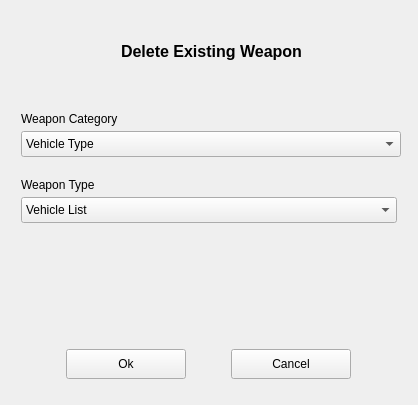
<?xml version="1.0" encoding="UTF-8"?>
<ui version="4.0">
 <class>DeleteWeaponDialog</class>
 <widget class="QWidget" name="DeleteWeaponDialog">
  <property name="geometry">
   <rect>
    <x>0</x>
    <y>0</y>
    <width>418</width>
    <height>405</height>
   </rect>
  </property>
  <property name="minimumSize">
   <size>
    <width>418</width>
    <height>405</height>
   </size>
  </property>
  <property name="maximumSize">
   <size>
    <width>418</width>
    <height>405</height>
   </size>
  </property>
  <property name="windowTitle">
   <string>Delete Weapon</string>
  </property>
  <layout class="QGridLayout" name="gridLayout_2">
   <item row="0" column="0">
    <layout class="QVBoxLayout" name="verticalLayout">
     <property name="spacing">
      <number>5</number>
     </property>
     <property name="leftMargin">
      <number>10</number>
     </property>
     <property name="topMargin">
      <number>0</number>
     </property>
     <property name="rightMargin">
      <number>10</number>
     </property>
     <property name="bottomMargin">
      <number>10</number>
     </property>
     <item>
      <layout class="QHBoxLayout" name="horizontalLayout_2">
       <property name="spacing">
        <number>10</number>
       </property>
       <property name="leftMargin">
        <number>10</number>
       </property>
       <property name="topMargin">
        <number>0</number>
       </property>
       <property name="rightMargin">
        <number>10</number>
       </property>
       <property name="bottomMargin">
        <number>0</number>
       </property>
       <item>
        <widget class="QLabel" name="mDialogGraphic">
         <property name="minimumSize">
          <size>
           <width>80</width>
           <height>80</height>
          </size>
         </property>
         <property name="maximumSize">
          <size>
           <width>80</width>
           <height>80</height>
          </size>
         </property>
         <property name="text">
          <string/>
         </property>
         <property name="pixmap">
          <pixmap resource="resources/icons.qrc">:/icons/Light/64x64/weapon.png</pixmap>
         </property>
         <property name="scaledContents">
          <bool>true</bool>
         </property>
        </widget>
       </item>
       <item>
        <widget class="QLabel" name="label_2">
         <property name="minimumSize">
          <size>
           <width>0</width>
           <height>80</height>
          </size>
         </property>
         <property name="maximumSize">
          <size>
           <width>16777215</width>
           <height>80</height>
          </size>
         </property>
         <property name="font">
          <font>
           <pointsize>12</pointsize>
           <weight>75</weight>
           <bold>true</bold>
          </font>
         </property>
         <property name="text">
          <string>Delete Existing Weapon</string>
         </property>
        </widget>
       </item>
      </layout>
     </item>
     <item>
      <widget class="QLabel" name="VehicleCategoryLabel">
       <property name="minimumSize">
        <size>
         <width>0</width>
         <height>30</height>
        </size>
       </property>
       <property name="maximumSize">
        <size>
         <width>16777215</width>
         <height>30</height>
        </size>
       </property>
       <property name="text">
        <string>Weapon Category</string>
       </property>
       <property name="alignment">
        <set>Qt::AlignBottom|Qt::AlignLeading|Qt::AlignLeft</set>
       </property>
      </widget>
     </item>
     <item>
      <widget class="QComboBox" name="mVehicleTypeComboBox">
       <property name="minimumSize">
        <size>
         <width>380</width>
         <height>26</height>
        </size>
       </property>
       <property name="maximumSize">
        <size>
         <width>380</width>
         <height>16777215</height>
        </size>
       </property>
       <item>
        <property name="text">
         <string>Vehicle Type</string>
        </property>
       </item>
      </widget>
     </item>
     <item>
      <widget class="QLabel" name="VehicleTypeLabel">
       <property name="minimumSize">
        <size>
         <width>0</width>
         <height>30</height>
        </size>
       </property>
       <property name="maximumSize">
        <size>
         <width>16777215</width>
         <height>30</height>
        </size>
       </property>
       <property name="text">
        <string>Weapon Type</string>
       </property>
       <property name="alignment">
        <set>Qt::AlignBottom|Qt::AlignLeading|Qt::AlignLeft</set>
       </property>
      </widget>
     </item>
     <item>
      <widget class="QComboBox" name="mVehicleListComboBox">
       <property name="minimumSize">
        <size>
         <width>0</width>
         <height>26</height>
        </size>
       </property>
       <item>
        <property name="text">
         <string>Vehicle List</string>
        </property>
       </item>
      </widget>
     </item>
     <item>
      <spacer name="verticalSpacer">
       <property name="orientation">
        <enum>Qt::Vertical</enum>
       </property>
       <property name="sizeHint" stdset="0">
        <size>
         <width>20</width>
         <height>40</height>
        </size>
       </property>
      </spacer>
     </item>
     <item>
      <layout class="QHBoxLayout" name="horizontalLayout">
       <property name="spacing">
        <number>5</number>
       </property>
       <property name="leftMargin">
        <number>5</number>
       </property>
       <property name="topMargin">
        <number>5</number>
       </property>
       <property name="rightMargin">
        <number>5</number>
       </property>
       <property name="bottomMargin">
        <number>5</number>
       </property>
       <item>
        <widget class="QPushButton" name="mOkButton">
         <property name="minimumSize">
          <size>
           <width>0</width>
           <height>30</height>
          </size>
         </property>
         <property name="maximumSize">
          <size>
           <width>120</width>
           <height>16777215</height>
          </size>
         </property>
         <property name="text">
          <string>Ok</string>
         </property>
        </widget>
       </item>
       <item>
        <widget class="QPushButton" name="mCancelButton">
         <property name="minimumSize">
          <size>
           <width>0</width>
           <height>30</height>
          </size>
         </property>
         <property name="maximumSize">
          <size>
           <width>120</width>
           <height>16777215</height>
          </size>
         </property>
         <property name="text">
          <string>Cancel</string>
         </property>
        </widget>
       </item>
      </layout>
     </item>
    </layout>
   </item>
  </layout>
 </widget>
 <resources>
  <include location="resources/icons.qrc"/>
 </resources>
 <connections/>
</ui>
